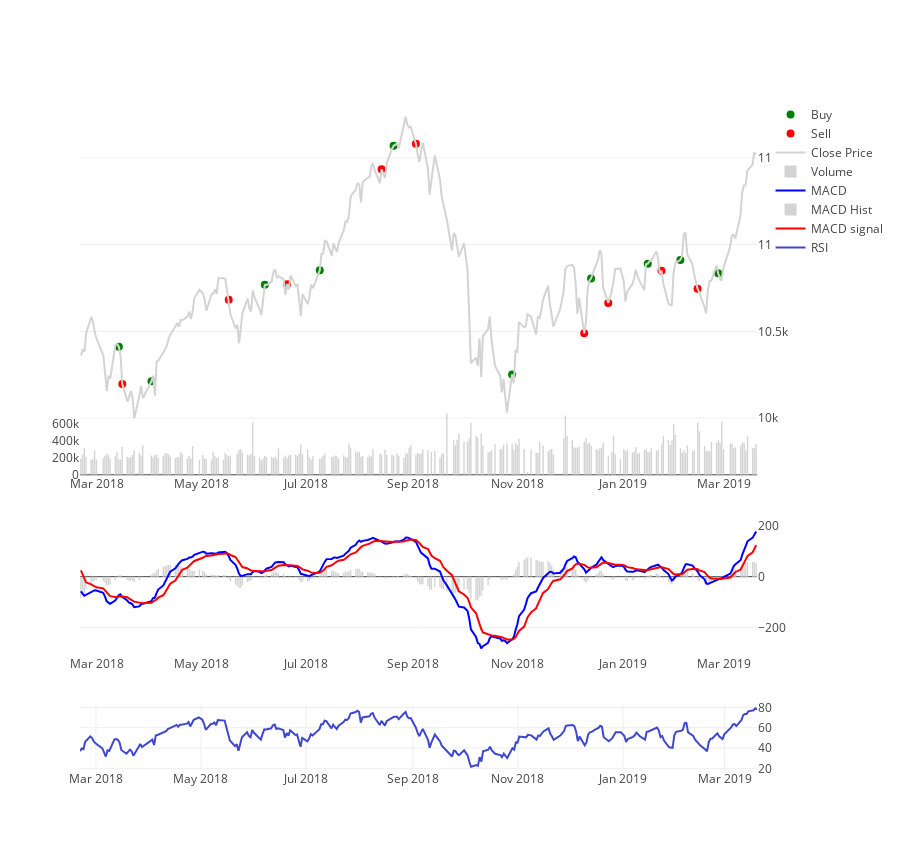

This figure's notebook cell:
### Markdown cell above
# Plotting Results

### Code cell
# Price vs date curve with green and red dots to indicate buy and sell points

trace0 = go.Scatter(x=buy.index, y=buy.adjClose, marker = dict(color='green', size=8), mode='markers', name="Buy")
trace1 = go.Scatter(x=sell.index, y=sell.adjClose, marker = dict(color='red', size=8), mode='markers', name="Sell")

# Closing Price line chart
trace2 = go.Scatter(x=price.index, y=price.adjClose, marker = dict(color='lightgrey', size=2), mode='lines', name="Close Price", yaxis='y1')


# RSI plots
traceRSI = go.Scatter(x=price.index, y=price['RSI'],mode='lines', line=dict(color='rgb(63, 72, 204)'), name='RSI')

# MACD plots
traceMACD = go.Scatter(x=price.index, y=price['macd'], name='MACD', line=dict(color='blue'))
traceMACDHist = go.Bar(x=price.index, y=price['macdhist'], name='MACD Hist', marker=dict(color="lightgrey"))
traceMACDSignal = go.Scatter(x=price.index, y=price['macdsignal'], name='MACD signal', line=dict(color='red'))

# Volume Chart
traceV = go.Bar(x=price.index, y=price.volume, name='Volume', marker=dict(color='lightgrey'),yaxis='y2')

fig = tools.make_subplots(rows=4, cols=1, row_width=[1,2,1,4])

# Price
fig.append_trace(trace0, 1, 1)
fig.append_trace(trace1, 1, 1)
fig.append_trace(trace2, 1, 1)

fig.append_trace(traceV,2,1)

# MACD
fig.append_trace(traceMACD, 3, 1)
fig.append_trace(traceMACDHist, 3, 1)
fig.append_trace(traceMACDSignal, 3, 1)

# RSI
fig.append_trace(traceRSI, 4, 1)

# Update layout
fig['layout'].update(height=850, plot_bgcolor='rgba(0,0,0,0)')


fig['layout'].update(yaxis = dict(side='right', domain=[0.50,1]), 
                    xaxis  = dict(visible=False),
                    yaxis2 = dict(side='left', showgrid=False),
                    yaxis3 = dict(side='right'),
                    yaxis4 = dict(side='right'))


                     
iplot(fig, filename="Test")

### Figure 1 — Plotly figure (JSON) as saved in the notebook; plotly's stock layout.template omitted (floating-point values rounded to 4 significant figures; data arrays with more than 128 entries replaced by an {"elided": "..."} marker saying what was removed)
{"data": [{"marker": {"color": "green", "size": 8}, "mode": "markers", "name": "Buy", "type": "scatter", "uid": "831147b5-77d5-4d0d-a19e-3792eb9116a8", "x": ["2018-03-13 18:30:00", "2018-04-01 18:30:00", "2018-06-06 18:30:00", "2018-07-08 18:30:00", "2018-08-20 18:30:00", "2018-10-28 18:30:00", "2018-12-13 18:30:00", "2019-01-15 18:30:00", "2019-02-03 18:30:00", "2019-02-25 18:30:00"], "xaxis": "x", "y": [10410.0, 10210.0, 10770.0, 10850.0, 11570.0, 10250.0, 10810.0, 10890.0, 10910.0, 10840.0], "yaxis": "y"}, {"marker": {"color": "red", "size": 8}, "mode": "markers", "name": "Sell", "type": "scatter", "uid": "325dd054-313c-4ddf-9886-be11bdd0a35c", "x": ["2018-03-15 18:30:00", "2018-05-16 18:30:00", "2018-06-19 18:30:00", "2018-08-13 18:30:00", "2018-09-02 18:30:00", "2018-12-09 18:30:00", "2018-12-23 18:30:00", "2019-01-23 18:30:00", "2019-02-13 18:30:00"], "xaxis": "x", "y": [10200.0, 10680.0, 10770.0, 11440.0, 11580.0, 10490.0, 10660.0, 10850.0, 10750.0], "yaxis": "y"}, {"marker": {"color": "lightgrey", "size": 2}, "mode": "lines", "name": "Close Price", "type": "scatter", "uid": "c6667484-4168-404b-a4ca-924a83a96e4c", "x": {"elided": "266 str values"}, "xaxis": "x", "y": {"elided": "266 float values"}, "yaxis": "y"}, {"marker": {"color": "lightgrey"}, "name": "Volume", "type": "bar", "uid": "cbff8e0a-e64a-4f7d-bbbf-bc1eb9e1bde1", "x": {"elided": "266 str values"}, "xaxis": "x2", "y": {"elided": "266 int values"}, "yaxis": "y2"}, {"line": {"color": "blue"}, "name": "MACD", "type": "scatter", "uid": "cc240596-2a66-4919-8c4e-ada25a869b7e", "x": {"elided": "266 str values"}, "xaxis": "x3", "y": {"elided": "266 float values"}, "yaxis": "y3"}, {"marker": {"color": "lightgrey"}, "name": "MACD Hist", "type": "bar", "uid": "006b4bfe-92e7-463b-8cf2-efd8760536a1", "x": {"elided": "266 str values"}, "xaxis": "x3", "y": {"elided": "266 float values"}, "yaxis": "y3"}, {"line": {"color": "red"}, "name": "MACD signal", "type": "scatter", "uid": "cae5e09f-15db-400d-abd4-99fa753d00b8", "x": {"elided": "266 str values"}, "xaxis": "x3", "y": {"elided": "266 float values"}, "yaxis": "y3"}, {"line": {"color": "rgb(63, 72, 204)"}, "mode": "lines", "name": "RSI", "type": "scatter", "uid": "60119d2e-5e0c-46c9-b940-c9b1b861d65a", "x": {"elided": "266 str values"}, "xaxis": "x4", "y": {"elided": "266 float values"}, "yaxis": "y4"}], "layout": {"height": 850, "plot_bgcolor": "rgba(0,0,0,0)", "xaxis": {"anchor": "y", "domain": [0, 1], "visible": false}, "xaxis2": {"anchor": "y2", "domain": [0, 1]}, "xaxis3": {"anchor": "y3", "domain": [0, 1]}, "xaxis4": {"anchor": "y4", "domain": [0, 1]}, "yaxis": {"anchor": "x", "domain": [0.5, 1], "side": "right"}, "yaxis2": {"anchor": "x2", "domain": [0.4406, 0.5375], "showgrid": false, "side": "left"}, "yaxis3": {"anchor": "x3", "domain": [0.1719, 0.3656], "side": "right"}, "yaxis4": {"anchor": "x4", "domain": [0, 0.09688], "side": "right"}}}
